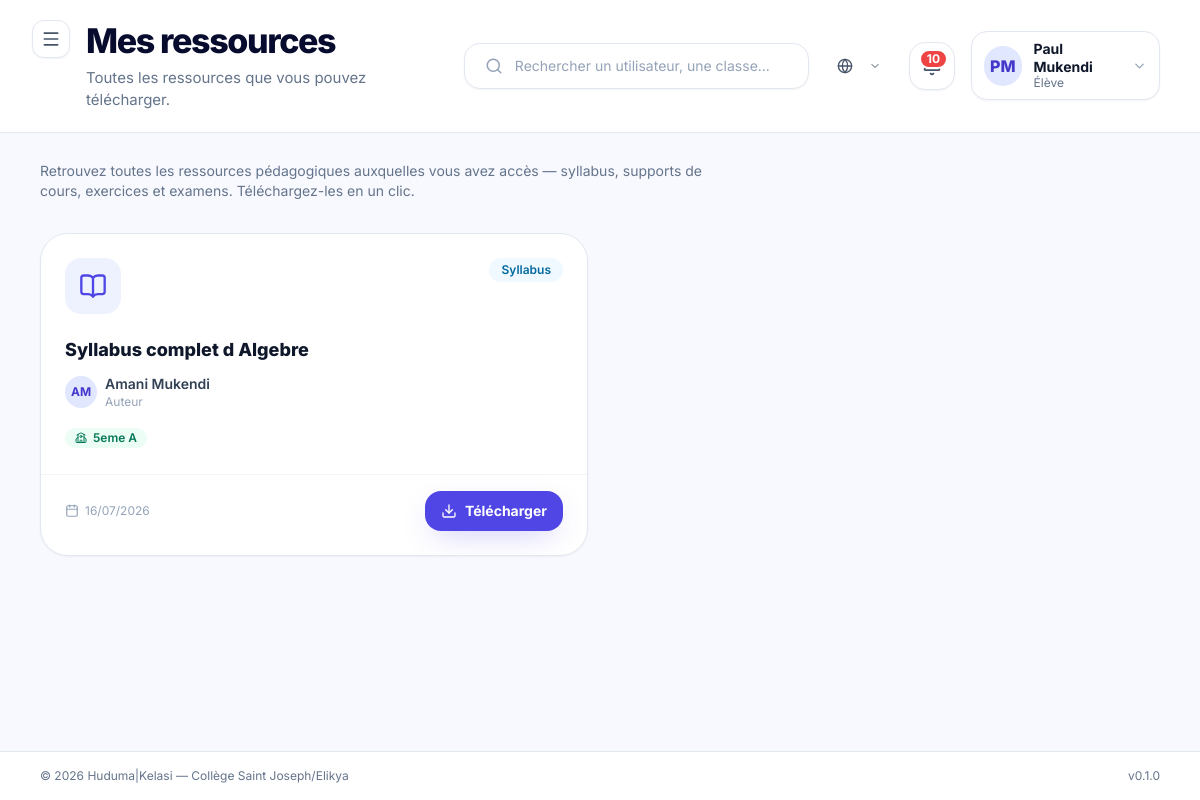
The page /students/ressources/ (signed in) on the database as committed earlier.
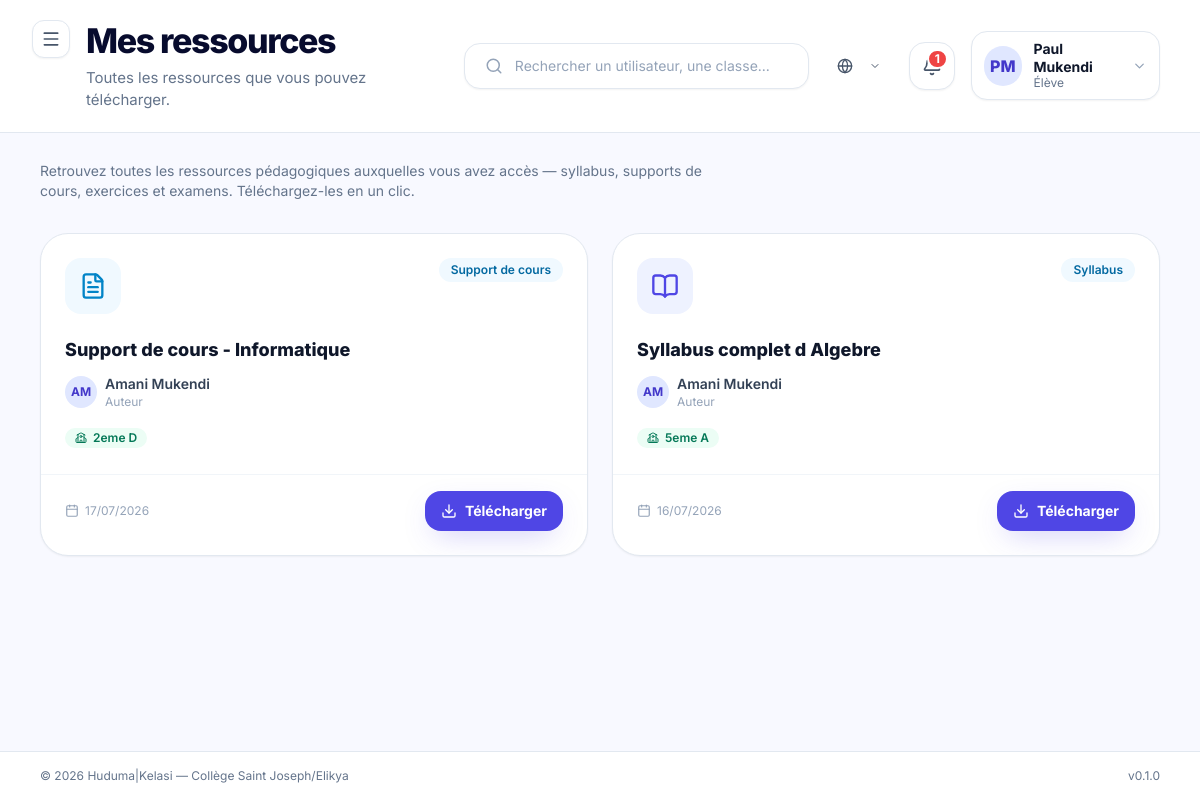
The same page on the database as committed later.
### apps/students/models.py (models this page shows, shortened)
class ResourceAccess(BaseModel):
    eleve = models.ForeignKey(
        "accounts.User",
        on_delete=models.CASCADE,
        related_name="acces_ressources",
        verbose_name=_("Élève"),
    )
    ressource = models.ForeignKey(
        "marketplace.Resource",
        on_delete=models.CASCADE,
        related_name="acces",
        verbose_name=_("Ressource"),
    )
    commande = models.ForeignKey(
        "marketplace.Order",
        on_delete=models.SET_NULL,
        null=True,
        blank=True,
        verbose_name=_("Commande associée"),
    )
    class Meta:
        verbose_name = _("Accès ressource")
        verbose_name_plural = _("Accès ressources")
        ordering = ["-created_at"]
        unique_together = [("eleve", "ressource")]

### apps/marketplace/models.py (models this page shows, shortened)
class Resource(BaseModel):
    titre = models.CharField(max_length=200, verbose_name=_("Titre"))
    description = models.TextField(blank=True, default="", verbose_name=_("Description"))
    auteur = models.ForeignKey(
        "accounts.User",
        on_delete=models.CASCADE,
        related_name="ressources_publiees",
        verbose_name=_("Auteur"),
        limit_choices_to={"role": "enseignant"},
    )
    classe = models.ForeignKey(
        "academic.Classe",
        on_delete=models.SET_NULL,
        null=True,
        blank=True,
        related_name="ressources",
        verbose_name=_("Classe"),
    )
    cours = models.ForeignKey(
        "academic.Cours",
        on_delete=models.SET_NULL,
        null=True,
        blank=True,
        related_name="ressources",
        verbose_name=_("Cours"),
    )
    type = models.CharField(
        max_length=20,
        choices=ResourceType.choices,
        default=ResourceType.SYLLABUS,
        verbose_name=_("Type"),
    )
    categorie = models.CharField(
        max_length=20,
        choices=ResourceCategory.choices,
        default=ResourceCategory.COURS,
        verbose_name=_("Catégorie"),
    )
    prix = models.DecimalField(
        max_digits=8,
        decimal_places=2,
        default=0,
        verbose_name=_("Prix (USD)"),
        help_text=_("0 pour gratuit"),
    )
    fichier = models.FileField(
        upload_to="marketplace/ressources/",
        verbose_name=_("Fichier"),
        help_text=_("PDF ou DOCX"),
    )
    image_couverture = models.ImageField(
        upload_to="marketplace/couvertures/",
        blank=True,
        null=True,
        verbose_name=_("Image de couverture"),
    )
    statut = models.CharField(
        max_length=20,
        choices=PublicationStatus.choices,
        default=PublicationStatus.BROUILLON,
        verbose_name=_("Statut"),
    )
    nombre_vues = models.PositiveIntegerField(default=0, verbose_name=_("Nombre de vues"))
    nombre_telechargements = models.PositiveIntegerField(default=0, verbose_name=_("Téléchargements"))
    class Meta:
        verbose_name = _("Ressource")
        verbose_name_plural = _("Ressources")
        ordering = ["-created_at"]

### apps/accounts/models.py (models this page shows, shortened)
class User(AbstractBaseUser, PermissionsMixin, BaseModel):
    email = models.EmailField(
        unique=True,
        verbose_name=_("Email"),
        help_text=_("Adresse email utilisée comme identifiant de connexion."),
    )
    first_name = models.CharField(
        max_length=80,
        verbose_name=_("Prénom"),
    )
    last_name = models.CharField(
        max_length=80,
        verbose_name=_("Nom"),
    )
    role = models.CharField(
        max_length=30,
        choices=UserRole.choices,
        default=UserRole.ELEVE,
        verbose_name=_("Rôle"),
        help_text=_("Rôle de l'utilisateur dans la plateforme."),
    )
    phone = models.CharField(
        max_length=30,
        blank=True,
        default="",
        verbose_name=_("Téléphone"),
    )
    avatar = models.ImageField(
        upload_to="avatars/",
        blank=True,
        null=True,
        verbose_name=_("Avatar"),
    )
    is_active = models.BooleanField(
        default=True,
        verbose_name=_("Actif"),
    )
    is_staff = models.BooleanField(
        default=False,
        verbose_name=_("Accès admin Django"),
    )
    date_joined = models.DateTimeField(
        auto_now_add=True,
        verbose_name=_("Date d'inscription"),
    )
    USERNAME_FIELD = "email"
    REQUIRED_FIELDS = ["first_name", "last_name"]
    objects = UserManager()
    class Meta:
        verbose_name = _("Utilisateur")
        verbose_name_plural = _("Utilisateurs")
        ordering = ["last_name", "first_name"]
        indexes = [
            models.Index(fields=["role"]),
            models.Index(fields=["is_active"]),
        ]
    @property
    def full_name(self) -> str:
        return f"{self.first_name} {self.last_name}".strip()
    @property
    def short_label(self) -> str:
        return ROLE_SHORT_LABELS.get(self.role, self.role)
    @property
    def initials(self) -> str:
        first = (self.first_name or "").strip()
        last = (self.last_name or "").strip()
        if first and last:
            return f"{first[0]}{last[0]}".upper()
        if first:
            return first[0].upper()
        if self.email:
            return self.email[0].upper()
        return "?"

### apps/academic/models.py (models this page shows, shortened)
class Classe(BaseModel):
    class Niveau(models.TextChoices):
        MATERNELLE = "maternelle", _("Maternelle")
        PRIMAIRE = "primaire", _("Primaire")
        SECONDAIRE = "secondaire", _("Secondaire")
        FINALISTE = "finaliste", _("Finaliste")
    class Statut(models.TextChoices):
        ACTIVE = "active", _("Active")
        SUSPENDUE = "suspendue", _("Suspendue")
        A_COMPLETER = "a_completer", _("À compléter")
    nom = models.CharField(max_length=50, verbose_name=_("Nom"))
    niveau = models.CharField(
        max_length=20,
        choices=Niveau.choices,
        default=Niveau.SECONDAIRE,
        verbose_name=_("Niveau"),
    )
    section = models.CharField(
        max_length=50,
        blank=True,
        default="",
        verbose_name=_("Section"),
        help_text=_("Ex : scientifique, littéraire, pédagogique"),
    )
    titulaire = models.ForeignKey(
        "accounts.User",
        on_delete=models.SET_NULL,
        null=True,
        blank=True,
        related_name="classes_titulaires",
        verbose_name=_("Titulaire"),
        limit_choices_to={"role": UserRole.ENSEIGNANT},
    )
    annee_scolaire = models.ForeignKey(
        AnneeScolaire,
        on_delete=models.SET_NULL,
        null=True,
        blank=True,
        verbose_name=_("Année scolaire"),
    )
    effectif = models.PositiveIntegerField(
        default=0,
        verbose_name=_("Effectif"),
        help_text=_("Nombre d'élèves"),
    )
    statut = models.CharField(
        max_length=20,
        choices=Statut.choices,
        default=Statut.ACTIVE,
        verbose_name=_("Statut"),
    )
    class Meta:
        verbose_name = _("Classe")
        verbose_name_plural = _("Classes")
        ordering = ["nom"]

### apps/students/views.py (the view)
# urls.py: path("ressources/", MyResourcesView.as_view(), name="resources"),
class MyResourcesView(RoleRequiredMixin, ListView):
    model = ResourceAccess
    template_name = "pages/students/resources.html"
    context_object_name = "acces"
    allowed_roles = [UserRole.ELEVE]
    def get_queryset(self):
        return ResourceAccess.objects.filter(
            eleve=self.request.user
        ).select_related("ressource", "ressource__auteur").order_by("-created_at")
    def get_context_data(self, **kwargs):
        ctx = super().get_context_data(**kwargs)
        ctx["page_title"] = "Mes ressources"
        ctx["page_subtitle"] = "Toutes les ressources que vous pouvez télécharger."
        return ctx

### apps/core/context_processors.py (called while the page is built)
def _get_unread_count(user):
    try:
        from apps.notifications.models import Notification
        return Notification.objects.filter(destinataire=user, lu=False).count()
    except Exception:
        return 0

### apps/core/managers.py (called while the page is built)
    def get_queryset(self):
        return super().get_queryset().filter(deleted_at__isnull=True)

### apps/core/mixins.py (called while the page is built)
    def dispatch(self, request, *args, **kwargs):
        user = request.user
        if not user.is_authenticated:
            return self.handle_no_permission()
        if self.allowed_roles and user.role not in self.allowed_roles:
            raise PermissionDenied(
                "Votre rôle ne vous permet pas d'accéder à cette page."
            )
        return super().dispatch(request, *args, **kwargs)

### templates/pages/students/resources.html (shortened to what the changed rows need)
{% extends "layouts/dashboard.html" %}
{% load huduma_tags %}
{% load static %}
{% block content %}
  <section>
    {% if acces %}
      <div class="grid grid-cols-1 sm:grid-cols-2 xl:grid-cols-3 gap-6">
        {% for acces_item in acces %}
          {% with ressource=acces_item.ressource %}
            <article class="group bg-white rounded-[28px] border border-slate-200 shadow-sm overflow-hidden flex flex-col hover:shadow-md transition-shadow">
              <div class="p-6 pb-0">
                <div class="flex items-start justify-between">
                  <div class="w-14 h-14 rounded-2xl flex items-center justify-center
                    {% if ressource.type == 'syllabus' %}bg-indigo-50 text-indigo-600
                    {% elif ressource.type == 'support' %}bg-sky-50 text-sky-600
                    {% elif ressource.type == 'exercice' %}bg-amber-50 text-amber-600
                    {% elif ressource.type == 'tp' %}bg-violet-50 text-violet-600
                    {% elif ressource.type == 'examen' %}bg-red-50 text-red-600
                    {% elif ressource.type == 'livre' %}bg-emerald-50 text-emerald-600
                    {% elif ressource.type == 'corrige' %}bg-teal-50 text-teal-600
                    {% else %}bg-slate-50 text-slate-600{% endif %}">
                    {% if ressource.type == 'syllabus' %}
                      <i data-lucide="book-open" class="w-7 h-7"></i>
                    {% elif ressource.type == 'support' %}
                      <i data-lucide="file-text" class="w-7 h-7"></i>
                    {% elif ressource.type == 'exercice' %}
                      <i data-lucide="clipboard-list" class="w-7 h-7"></i>
                    {% elif ressource.type == 'tp' %}
                      <i data-lucide="flask-conical" class="w-7 h-7"></i>
                    {% elif ressource.type == 'examen' %}
                      <i data-lucide="file-check" class="w-7 h-7"></i>
                    {% elif ressource.type == 'livre' %}
                      <i data-lucide="book" class="w-7 h-7"></i>
                    {% elif ressource.type == 'corrige' %}
                      <i data-lucide="check-square" class="w-7 h-7"></i>
                    {% else %}
                      <i data-lucide="file" class="w-7 h-7"></i>
                    {% endif %}
                  </div>
                  <span class="inline-flex items-center gap-1.5 px-3 py-1 rounded-full bg-sky-50 text-sky-700 font-semibold text-xs">
                    {{ ressource.get_type_display }}
                  </span>
                </div>
              </div>
              <div class="p-6 flex-1 flex flex-col">
                <h3 class="text-lg font-extrabold text-slate-900 leading-snug line-clamp-2">
                  {{ ressource.titre }}
                </h3>
                <div class="mt-3 flex items-center gap-2">
                  <span class="w-8 h-8 rounded-full bg-indigo-100 text-indigo-700 flex items-center justify-center font-bold text-xs flex-shrink-0">
                    {{ ressource.auteur.initials }}
                  </span>
                  <div class="min-w-0">
                    <p class="text-sm font-semibold text-slate-700 truncate">{{ ressource.auteur.full_name }}</p>
                    <p class="text-xs text-slate-400">Auteur</p>
                  </div>
                </div>
                <div class="mt-4">
                  {% if ressource.classe %}
                    <span class="inline-flex items-center gap-1.5 px-2.5 py-0.5 rounded-full bg-emerald-50 text-emerald-700 font-semibold text-xs">
                      <i data-lucide="school" class="w-3 h-3"></i>
                      {{ ressource.classe.nom }}
                    </span>
                  {% else %}
                    <span class="inline-flex items-center gap-1.5 px-2.5 py-0.5 rounded-full bg-slate-50 text-slate-500 font-semibold text-xs">
                      <i data-lucide="globe" class="w-3 h-3"></i>
                      Toutes classes
                    </span>
                  {% endif %}
                </div>
              </div>
              <div class="px-6 pb-6 pt-4 border-t border-slate-100 flex items-center justify-between gap-3">
                <div class="flex items-center gap-1.5 text-xs text-slate-400">
                  <i data-lucide="calendar" class="w-3.5 h-3.5"></i>
                  <span>{{ acces_item.created_at|date:"d/m/Y" }}</span>
                </div>
                <a href="{% url 'marketplace:download' ressource.pk %}"
                   class="bg-indigo-600 text-white px-4 py-2.5 rounded-2xl font-bold text-sm hover:bg-indigo-700 shadow-indigo-glow flex items-center gap-2 transition-colors">
                  <i data-lucide="download" class="w-4 h-4"></i>
                  Télécharger
                </a>
              </div>
            </article>
          {% endwith %}
        {% endfor %}
      </div>
    {% endif %}
  </section>
{% endblock %}

### templates/partials/navbar.html (shortened to what this page needs)
<div class="flex flex-col lg:flex-row lg:items-center justify-between gap-6 w-full">
  <div class="flex items-start gap-4">
    <button
      @click="sidebarOpen = !sidebarOpen"
      class="xl:hidden p-2 -ml-2 rounded-xl bg-white border border-slate-200 text-slate-600 hover:bg-slate-50 shadow-sm"
      aria-label="Basculer la sidebar"
    >
      <i data-lucide="menu" class="w-5 h-5"></i>
    </button>
    <div>
      <h2 class="text-[26px] lg:text-[34px] font-extrabold tracking-[-0.04em] text-kelasi-ink leading-tight">
        {% block navbar_title %}{{ page_title|default:"Tableau de bord" }}{% endblock %}
      </h2>
      {% if page_subtitle %}
        <p class="mt-1 text-slate-500 text-[14px] lg:text-[15px]">{{ page_subtitle }}</p>
      {% endif %}
    </div>
  </div>
  <div class="flex items-center gap-4">
    <div class="hidden md:flex items-center gap-3 w-[300px] lg:w-[360px] bg-white border border-slate-200 rounded-2xl px-5 py-3 shadow-sm">
      <i data-lucide="search" class="w-5 h-5 text-slate-400"></i>
      <input
        type="text"
        placeholder="Rechercher un utilisateur, une classe..."
        class="w-full outline-none text-sm bg-transparent text-slate-700 placeholder:text-slate-400"
      >
    </div>
    {% include "partials/language_switcher.html" %}
    <a
      href="{% url 'notifications:list' %}"
      class="relative w-12 h-12 rounded-2xl bg-white border border-slate-200 flex items-center justify-center shadow-sm hover:bg-slate-50"
      title="Notifications"
    >
      {% if unread_notifications_count > 0 %}
        <span class="absolute top-1.5 right-1.5 min-w-[20px] h-5 px-1.5 bg-red-500 text-white text-xs font-bold rounded-full flex items-center justify-center border-2 border-white">
          {{ unread_notifications_count }}
        </span>
      {% endif %}
    </a>
    <div class="relative" x-data="{ userMenuOpen: false }">
      <button
        @click="userMenuOpen = !userMenuOpen"
        class="flex items-center gap-3 bg-white border border-slate-200 rounded-2xl px-3 py-2 shadow-sm hover:bg-slate-50"
      >
        <span class="w-10 h-10 rounded-full bg-indigo-100 text-indigo-700 flex items-center justify-center font-extrabold">
          {{ request.user.initials }}
        </span>
        <div class="hidden lg:block text-left">
          <p class="text-sm font-bold text-slate-900 leading-tight">{{ request.user.full_name }}</p>
          <p class="text-xs text-slate-500">{{ request.user.short_label }}</p>
        </div>
        <i data-lucide="chevron-down" class="w-4 h-4 text-slate-400 hidden lg:block"></i>
      </button>
    </div>
  </div>
</div>

Rows that differ between the two databases and show on the page:
added ResourceAccess: ressource.type "Support de cours", ressource.titre "Support de cours - Informatique", ressource.auteur.initials "AM", ressource.auteur.full_name "Amani Mukendi", ressource.classe.nom "2eme D", created_at "17/07/2026"
Other text that changed with them:
{{ unread_notifications_count }}: "10" → "1"
